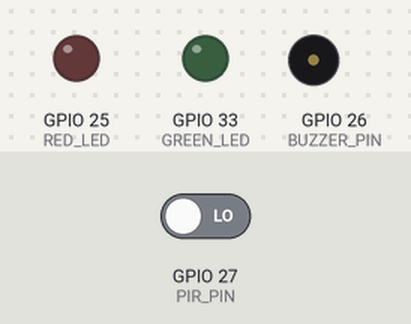
A sketch run on a simulated ESP32. Parts: output pins drawn as LEDs (lit = HIGH), buzzer (waves = sounding). The inputs (shaded band) are chosen by the test bench; at power-on: GPIO 27 (PIR_PIN) LOW. WiFi joins after 1.5 s; servers stay silent unless stated; uploads are accepted with an empty reply; what the sketch prints to the serial monitor is not drawn.

Above: at 2.7 s.
2.8 s: GPIO 27 (PIR_PIN) driven HIGH
At 3.6 s:
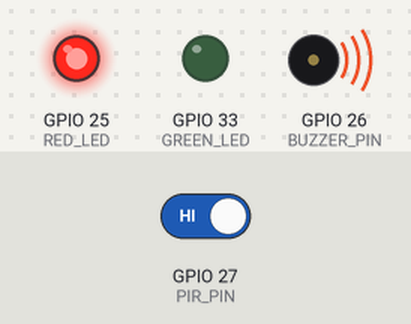
At 4.4 s:
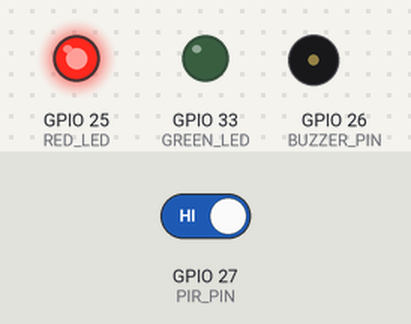
Timing chart, 0 to 7.5 s (numbered marks = the images above; inputs shaded):
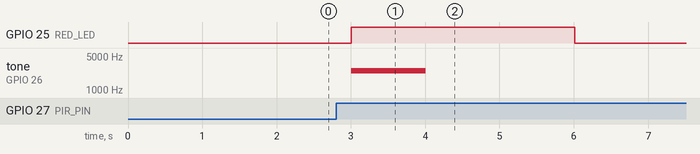

The sketch:

sketch.ino
```cpp
#include <WiFi.h>
#include <WiFiClientSecure.h>
#include <HTTPClient.h>

const String BASE_URL = "https://encounter-starts-bits-selection.trycloudflare.com";
constexpr int TRAY_ID = 1;

constexpr int PIR_PIN = 27, BUZZER_PIN = 26, RED_LED = 25, GREEN_LED = 33;
constexpr uint32_t INDICATOR_MS = 3000;   // how long an LED stays lit
constexpr uint32_t ALARM_MS = 1000;       // buzzer duration
constexpr uint32_t ALARM_HZ = 2500;
constexpr uint32_t HTTP_TIMEOUT_MS = 5000;
constexpr uint32_t RETRY_MS = 10000;

bool prevMotion = false;
bool alertPending = false;
uint32_t indicatorOff = 0, alarmOff = 0, lastRetry = 0;

#if ESP_ARDUINO_VERSION_MAJOR >= 3
  void buzzerInit()          { ledcAttach(BUZZER_PIN, ALARM_HZ, 8); }
  void buzzerTone(uint32_t f) { ledcWriteTone(BUZZER_PIN, f); }
#else
  void buzzerInit()          { ledcSetup(0, ALARM_HZ, 8); ledcAttachPin(BUZZER_PIN, 0); }
  void buzzerTone(uint32_t f) { ledcWriteTone(0, f); }
#endif

void indicate(bool authorised) {
  digitalWrite(GREEN_LED, authorised);
  digitalWrite(RED_LED, !authorised);
  indicatorOff = millis() + INDICATOR_MS;
  if (!authorised) {
    buzzerTone(ALARM_HZ);
    alarmOff = millis() + ALARM_MS;
  }
}

int post(const String &path, String &body) {
  const String url = BASE_URL + path;
  HTTPClient http;
  http.setTimeout(HTTP_TIMEOUT_MS);
  WiFiClientSecure tls;
  WiFiClient plain;
  bool ok;
  if (url.startsWith("https")) {
    tls.setInsecure();  // DEMO ONLY: no certificate check. Pin a CA certificate for a real deployment.
    ok = http.begin(tls, url);
  } else {
    ok = http.begin(plain, url);
  }
  if (!ok) return -1;
  int code = http.POST("");
  body = code > 0 ? http.getString() : "";
  http.end();
  return code;
}

void handleMotion() {
  Serial.println("Motion detected. Asking backend...");
  String body;
  int code = WiFi.status() == WL_CONNECTED ? post("/api/trays/" + String(TRAY_ID) + "/motion", body) : -1;
  Serial.printf("HTTP status: %d\n", code);

  if (code == 200) {
    bool granted = body.indexOf("\"granted\":true") >= 0;
    indicate(granted);
    Serial.println(granted ? "AUTHORISED: green LED." : "UNAUTHORISED: red LED + buzzer. Alert logged by backend.");
    return;
  }
  Serial.println("UNKNOWN (backend unreachable): raising local alarm, will retry alert.");
  indicate(false);
  alertPending = true;
  lastRetry = millis();
}

void retryPendingAlert() {
  if (!alertPending || millis() - lastRetry < RETRY_MS) return;
  lastRetry = millis();
  if (WiFi.status() != WL_CONNECTED) { WiFi.reconnect(); return; }
  String body;
  int code = post("/api/trays/" + String(TRAY_ID) + "/alert", body);
  Serial.printf("Alert retry status: %d\n", code);
  if (code == 200) alertPending = false;
}

void setup() {
  Serial.begin(115200);
  pinMode(PIR_PIN, INPUT);
  pinMode(RED_LED, OUTPUT);
  pinMode(GREEN_LED, OUTPUT);
  buzzerInit();

  WiFi.setAutoReconnect(true);
  WiFi.begin("Wokwi-GUEST", "", 6);  // Wokwi's open network; replace with real SSID/password on hardware
  Serial.print("Connecting to WiFi");
  for (uint32_t t0 = millis(); WiFi.status() != WL_CONNECTED && millis() - t0 < 20000; delay(250)) Serial.print(".");
  Serial.println(WiFi.status() == WL_CONNECTED ? "\nWiFi connected. Ready for motion." : "\nWiFi not connected yet; will keep retrying.");
}

void loop() {
  uint32_t now = millis();
  if (alarmOff && (int32_t)(now - alarmOff) >= 0) { buzzerTone(0); alarmOff = 0; }
  if (indicatorOff && (int32_t)(now - indicatorOff) >= 0) {
    digitalWrite(RED_LED, LOW);
    digitalWrite(GREEN_LED, LOW);
    indicatorOff = 0;
  }

  bool motion = digitalRead(PIR_PIN) == HIGH;
  if (motion && !prevMotion) handleMotion();  // one check per rising edge, not per pulse
  prevMotion = motion;

  retryPendingAlert();
  delay(50);
}
```

Measured:
- after the input at 2.8 s, GPIO 25 (RED_LED): LOW → HIGH after 0.21 s, → LOW 3.0 s later; tone on GPIO 26 (BUZZER_PIN): silent → 2500 Hz after 0.21 s, → silent 1.0 s later
